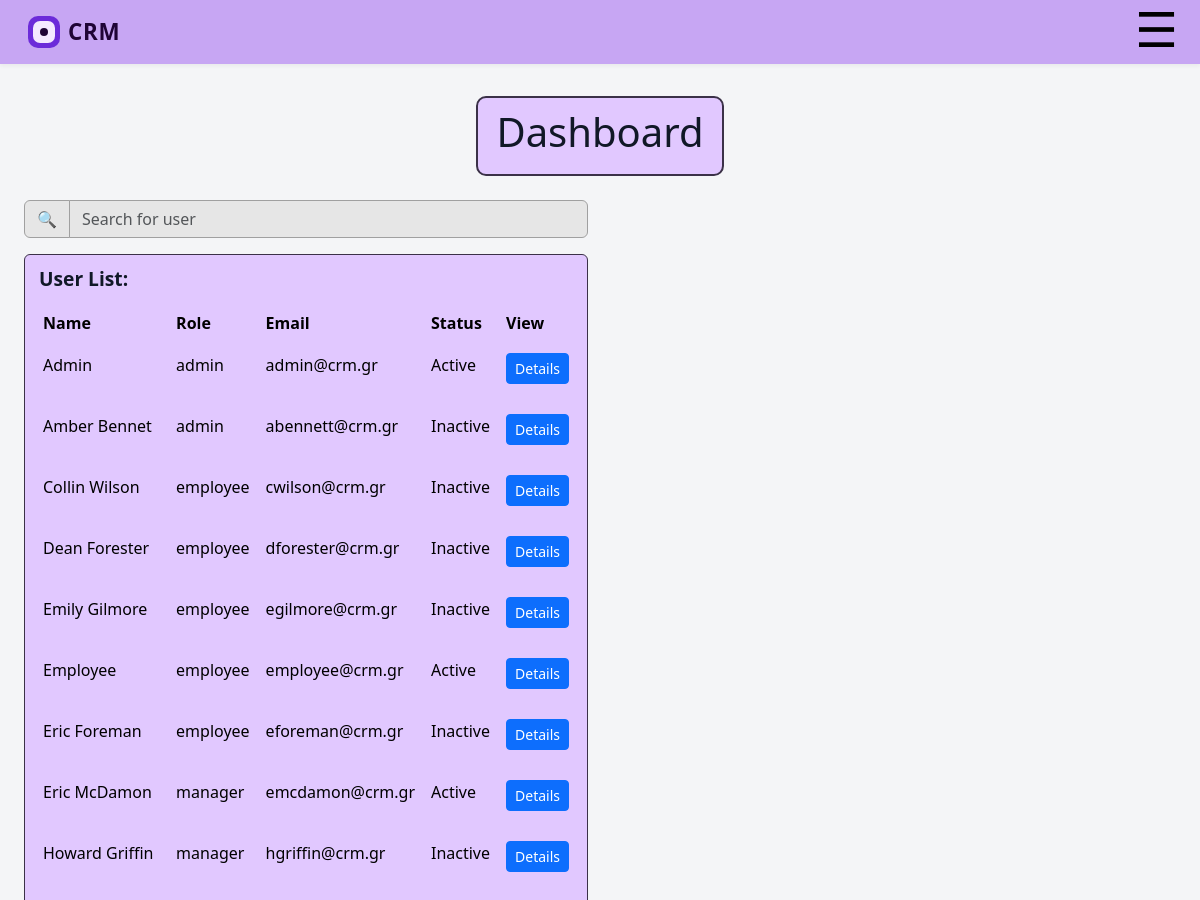
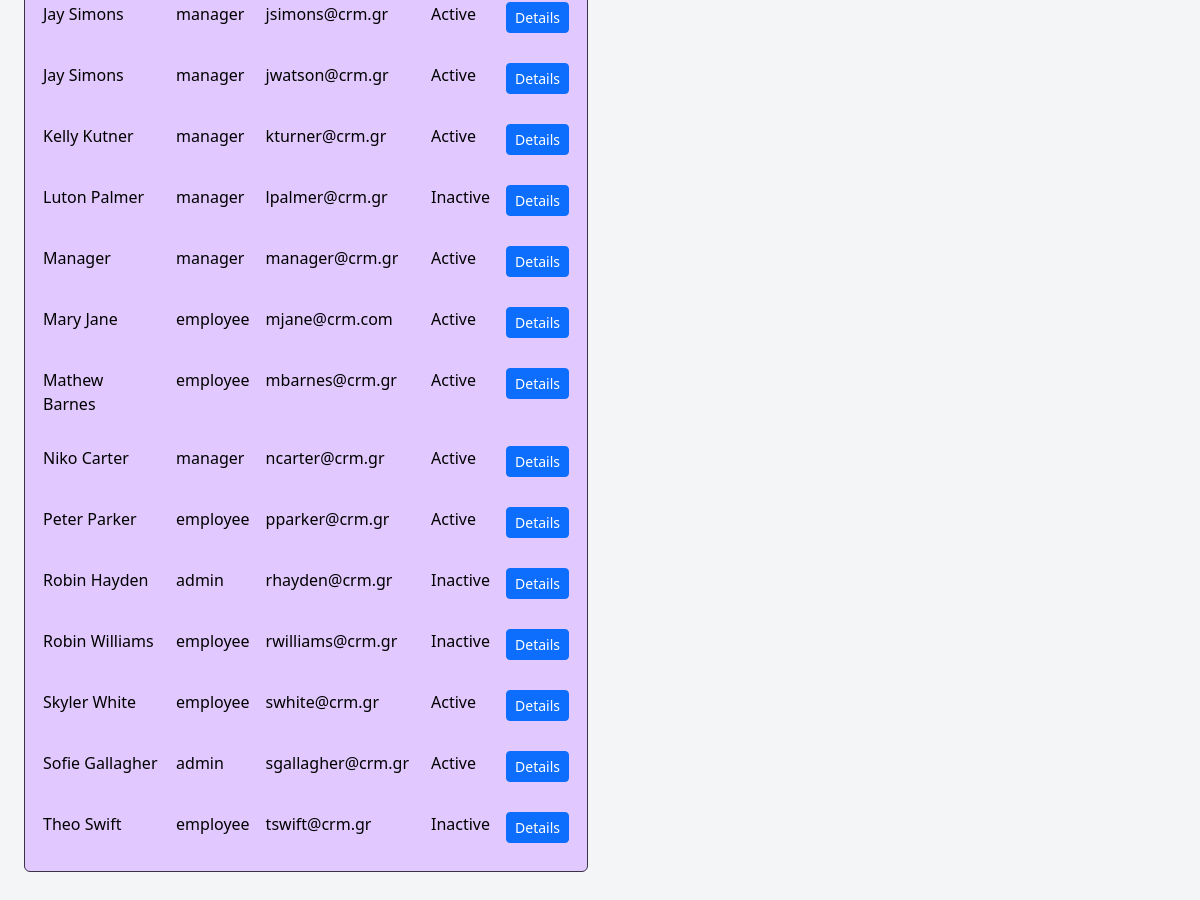
/admin (signed in), run on the app's committed database (2 pictures, top to bottom).
### tables this page shows
CREATE TABLE users (
                        id INTEGER PRIMARY KEY AUTOINCREMENT,
                        "username" TEXT NOT NULL, 
                        password TEXT NOT NULL,
                        role TEXT DEFAULT 'member',
                        created_at TIMESTAMP DEFAULT CURRENT_TIMESTAMP
                    , name TEXT, status TEXT);

### app.py (the view)
@app.route('/admin')
@roles_permitted(['admin'])
def admin_dashboard():
    q = (request.args.get("q") or "").strip()
    like = f"%{q}%"
    conn = get_db_connection()
    try:
        rows = conn.execute("""
            SELECT
                id,
                name,
                password,
                role,
                username,
                status
            FROM users
            WHERE name LIKE ? OR username LIKE ?
            ORDER BY name ASC;
        """, (like, like)).fetchall()
    finally:
        conn.close()
    users = [dict(r) for r in rows]   # simplest and keeps id
    return render_template("admin_dashboard.html", users=users, q=q)

### app.py (called while the page is built)
def get_db_connection():
    conn = sqlite3.connect("task_manager.db")
    conn.row_factory = sqlite3.Row
    conn.execute("PRAGMA foreign_keys = ON;")
    return conn

def roles_permitted(roles):
    def decorator(f):
        @wraps(f)
        def wrapper(*args, **kwargs):
            if 'uid' in session and session['role'] in roles:
                return f(*args, **kwargs)
            else:
                flash(f'Login again')
                return redirect('/login')
        return wrapper
    return decorator

### templates/admin_dashboard.html (shortened to what this page needs)
{% extends 'base_admin.html' %}
{% block content %}
<div class="d-flex justify-content-center mb-4">
    <div class="activity-header-box">
        <h1 class="admin-dashboard-title">Dashboard</h1>
    </div>
</div>
<div class="row g-4">
    <div class="col-lg-7 col-xl-6">
        <form method="get" class="admin-search mb-3">
            <div class="input-group">
                <span class="input-group-text admin-search-icon">🔍</span>
                <input
                    type="text"
                    class="form-control admin-search-input"
                    name="q"
                    placeholder="Search for user"
                    value="{{ q or '' }}">
            </div>
        </form>
        <div class="admin-list-card">
            <div class="admin-list-card-header">
                User List:
            </div>
            <div class="admin-list-table-wrap">
                <table class="table admin-list-table mb-0">
                    <thead>
                        <tr>
                            <th>Name</th>
                            <th>Role</th>
                            <th>Email</th>
                            <th>Status</th>
                            <th>View</th>
                        </tr>
                    </thead>
                    <tbody>
                    {% for u in users %}
                        <tr>
                            <td>{{ u.name }}</td>
                            <td>{{ u.role }}</td>
                            <td>{{ u.username }}</td>
                            <td>{{ u.status }}</td>
                            <td>
                                <a class="btn btn-sm btn-primary"
   href="{{ url_for('admin_user_detail', user_id=u.id) }}">
   Details
</a>
                            </td>
                        </tr>
                    {% endfor %}
                    </tbody>
                </table>
            </div>
        </div>
    </div>
</div>
{% endblock %}

### static/css/app.css (style rules this page uses)
:root { --app-bg: #f4f5f7; --app-primary: #6c2bd9; --app-primary-dark: #4c1ca3; --app-button-bg: #7a869a; --app-text-main: #111827; }
body.bg-app { background-color: var(--app-bg); font-family: system-ui, -apple-system, BlinkMacSystemFont, "Segoe UI", sans-serif; color: var(--app-text-main); }
.activity-header-box { display: inline-block; padding: 10px 18px; background: #e1c8ff; border: 2px solid #3b3148; border-radius: 10px; }
.admin-search .input-group-text.admin-search-icon { background: #e6e6e6; border: 1px solid #a0a0a0; }
.admin-search-input { background: #e6e6e6; border: 1px solid #a0a0a0; }
.admin-list-card { background: #e1c8ff; border: 1.5px solid #3b3148; border-radius: 6px; overflow: hidden; }
.admin-list-card-header { font-weight: 700; font-size: 1.2rem; padding: 10px 14px; }
.admin-list-table-wrap { padding: 0 10px 10px; }
.admin-list-table th, .admin-list-table td { background: transparent; border: none; vertical-align: top; }
.admin-list-table thead th { font-weight: 600; padding-bottom: 6px; }
.admin-list-table tbody td { padding-top: 12px; padding-bottom: 18px; }

### data on the page
users: name "Admin", role "admin", username "admin@crm.gr", status "Active"
users: name "Amber Bennet", role "admin", username "abennett@crm.gr", status "Inactive"
users: name "Collin Wilson", role "employee", username "cwilson@crm.gr", status "Inactive"
users: name "Dean Forester", role "employee", username "dforester@crm.gr", status "Inactive"
users: name "Emily Gilmore", role "employee", username "egilmore@crm.gr", status "Inactive"
users: name "Employee", role "employee", username "employee@crm.gr", status "Active"
users: name "Eric Foreman", role "employee", username "eforeman@crm.gr", status "Inactive"
users: name "Eric McDamon", role "manager", username "emcdamon@crm.gr", status "Active"
users: name "Howard Griffin", role "manager", username "hgriffin@crm.gr", status "Inactive"
users: name "Jay Simons", role "manager", username "jsimons@crm.gr", status "Active"
users: name "Jay Simons", role "manager", username "jwatson@crm.gr", status "Active"
users: name "Kelly Kutner", role "manager", username "kturner@crm.gr", status "Active"
users: name "Luton Palmer", role "manager", username "lpalmer@crm.gr", status "Inactive"
users: name "Manager", role "manager", username "manager@crm.gr", status "Active"
users: name "Mary Jane", role "employee", username "mjane@crm.com", status "Active"
users: name "Mathew Barnes", role "employee", username "mbarnes@crm.gr", status "Active"
users: name "Niko Carter", role "manager", username "ncarter@crm.gr", status "Active"
users: name "Peter Parker", role "employee", username "pparker@crm.gr", status "Active"
users: name "Robin Hayden", role "admin", username "rhayden@crm.gr", status "Inactive"
users: name "Robin Williams", role "employee", username "rwilliams@crm.gr", status "Inactive"
users: name "Skyler White", role "employee", username "swhite@crm.gr", status "Active"
users: name "Sofie Gallagher", role "admin", username "sgallagher@crm.gr", status "Active"
users: name "Theo Swift", role "employee", username "tswift@crm.gr", status "Inactive"
